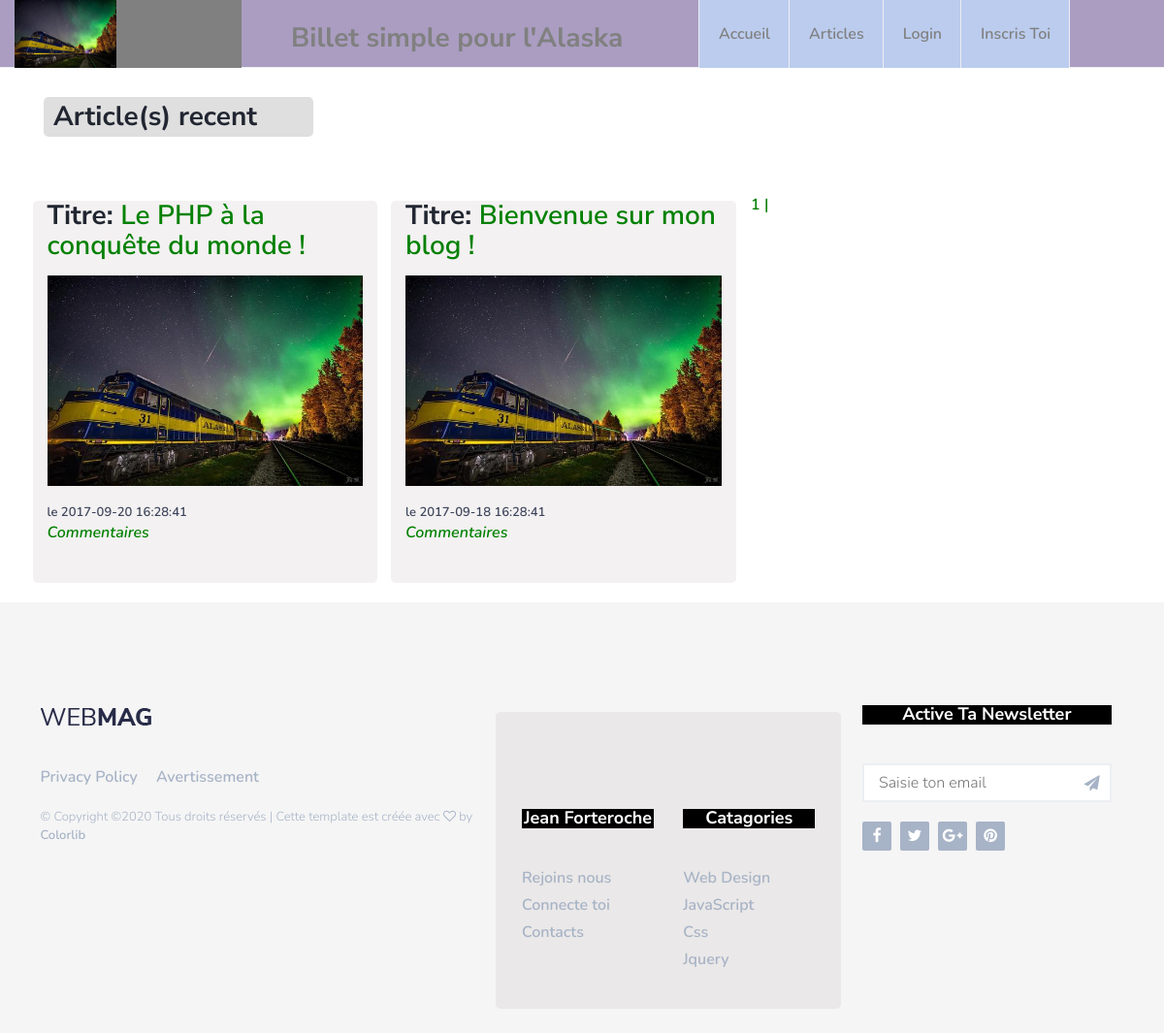
Page /listPosts on the committed database.
### tables this page shows
CREATE TABLE `posts` (
  `id` int(11) NOT NULL,
  `titre` varchar(255) NOT NULL,
  `contenu` text NOT NULL,
  `creation_date` datetime NOT NULL
);

### controllers/Frontend.php (called while the page is built, shortened)
<?php
class Frontend{
    public function listPosts($page = null){
      $this->postManager = new PostManager();
      $pagination = new Pagination(3);
      $pagesTotal = $pagination->totalPages($this->postManager->countPosts());
      $posts = $this->postManager->getPosts($pagination->getItemPerPage(), $pagination->getStartIndex());
       require('view/frontend/listPostsView.php');
  }
}
?>

### config/Router.php (called while the page is built)
<?php
class  Router{
    public function routeReq(){
        $getroutes = new GetRoutes;
    }
}
?>

### index.php (called while the page is built, shortened)
<?php
$router = new Router();
$router->routeReq();
?>

### models/PostManager.php (called while the page is built, shortened)
<?php
    class PostManager
    {
        public function countPosts()
        {
            $db = $this->dbConnect();
            $rek = $db->prepare('SELECT COUNT(*)as count FROM posts');
            $rek->execute(array());
            $pagesTotal = $rek->fetchColumn();
            return $pagesTotal;
        }
        public function getPosts($itemNumber, $start)
        {
            $db = $this->dbConnect();
            $req = $db->query('SELECT * FROM posts ORDER BY creation_date DESC LIMIT '.$start.','.$itemNumber);
            $posts = $req->fetchAll();
            return $posts;
        }
        private function dbConnect()
        {
            try{
                $db = new PDO('mysql:host=localhost;dbname=monBlog;charset=utf8', 'root', 'root');
                $db->setAttribute(PDO::ATTR_ERRMODE, PDO::ERRMODE_EXCEPTION);
                $db->setAttribute(PDO::ATTR_DEFAULT_FETCH_MODE, PDO::FETCH_ASSOC);
            }
            catch(PDOException $e){
                die("Error!: " . $e->getMessage() . "<br/>");
            }
            return $db;
        }
}

### config/Pagination.php (called while the page is built, shortened)
<?php
class Pagination
{
	public function __construct($itemPerPage){
		$this->itemPerPage = $itemPerPage;
	}
	public function totalPages($countItem){
		$pagesTotal = ceil($countItem/$this->itemPerPage);
		return $pagesTotal;
	}
}
?>

### view/frontend/listPostsView.php (the view, shortened to what this page needs)
<div class="section">
    <div class="container">
        <div class="col-md-12">
            <h2>Article(s) recent</h2>
        </div>
                <div class="row">
                    <?php foreach($posts as $posts){ ?>
                <div class="col-md-4">
                    <h2>Titre: <a href="<?= MON_SITE ?>post/<?= $posts['id'] ?>"><?= htmlspecialchars($posts['titre']) ?></a>
                    </h2>
                    <div class="post">
                        <a class="post-img" href="<?= MON_SITE ?>post/<?= $posts['id'] ?>"><img src="<?=MON_SITE?>public/img/train.jpg" alt=""></a>
                        <div class="post-body">
                            <div class="post-meta">
                                <span class="post-date"><time>le <?= $posts['creation_date'] ?></time></span><br>
                            <em><a href="<?= MON_SITE ?>post/<?= $posts['id'] ?>">Commentaires</a></em>
                        </div>
                    </div>
                </div>
        </div>
            <?php } ?>
                    <div id="pagination">
                            <?php
                                for($i = 1; $i <= $pagesTotal; $i++){
                                    echo'<a href="'.MON_SITE.'listPosts/'.$i.'">&nbsp;&nbsp;'.$i.'&nbsp;|</a>';
                                }
                            ?>
                    </div>
                </div>
            </div>
        </div>
        <?php $content = ob_get_clean(); ?>
<?php require('template.php'); ?>

### config/GetRoutes.php (shortened to what this page needs)
<?php
class GetRoutes{
	public function __construct(){
 		try{
            if($_SERVER['REQUEST_URI']){
                $url = explode("/", filter_var($_SERVER['REQUEST_URI'],FILTER_SANITIZE_URL));
            $routes = $this->getAllRoutes();
            if(isset($routes) && $routes){
                $explodeRoute = explode('/', $routes[$url[2]]);
                $this->_Controllers = new $explodeRoute[0];
                $function = $explodeRoute[1];
                if(isset($explodeRoute[2]) && $explodeRoute[2] =='$id'){
                    $this->_Controllers->$function($id);
                }
                else{
                    $this->_Controllers->$function();
                }
            }
            elseif($routes = Frontend($url)){
              $this->_Controllers = new Frontend($url);
                require_once ('controllers/Frontend.php');
            }
            else{
              $this->_Controllers = new Backend($url);
                require_once ('controllers/Backend.php');
            }
        }
    }
        catch(\Exception $e) {
            $errorMessage = $e->getMessage();
            echo $errorMessage;
        }
  	}
    public function getAllRoutes(){
        $routes['']                 = 'Frontend/accueil';
        $routes['accueil']          = 'Frontend/accueil';
        $routes['listPosts']        = 'Frontend/listPosts';
        $routes['loginView']        = 'Frontend/loginView';
        $routes['registerView']     = 'Frontend/registerView';
        $routes['createPostView']   = 'Frontend/createPostView';
        $routes['createPost']       = 'Frontend/createPost';
        $routes['createLogView']    = 'Frontend/createLogView';
        $routes['post']             = 'Frontend/post/$id';
        $routes['editPost']         = 'Frontend/editPost/$post';
        $routes['editPostView']     = 'Frontend/editPostView/$id';
        $routes['addComment']       = 'Frontend/addComment/$id';
        $routes['adminPage']            = 'Backend/adminPage';
        $routes['alertAdmin']           = 'Backend/alertAdmin';
        $routes['postAdmin']            = 'Backend/postAdmin';
        $routes['suppMembre']           = 'Backend/suppMembre';
        $routes['alertComment']         = 'Backend/alertComment';
        $routes['alertCom']             = 'Backend/alertCom/$id';
        $routes['okComment']            = 'Backend/okComment';
        $routes['suppComment']          = 'Backend/suppComment';
        $routes['commentAdmin']         = 'Backend/commentAdmin';
        $routes['createForgotPass']     = 'Backend/createForgotPass';
        $routes['Login']                = 'Backend/Login';
        $routes['register']             = 'Backend/register';
        $routes['deconnexionView']      = 'Backend/deconnexionView';
        return $routes;
    }
}
?>

### view/frontend/template.php (shortened to what this page needs)
<!DOCTYPE html>
<html lang="en">
	<head>
		<link type="text/css" rel="stylesheet" href="<?= MON_SITE ?>public/templateCSS/css/bootstrap.min.css"/>
		<link rel="stylesheet" href="<?= MON_SITE ?>public/templateCSS/css/font-awesome.min.css">
		<link type="text/css" rel="stylesheet" href="<?= MON_SITE ?>public/templateCSS/css/style.css"/>
    </head>
	<body>
		<header id="header">
			<div id="nav">
				<div id="nav-fixed">
					<div class="container">
						<div class="nav-logo">
							<a href="<?= MON_SITE ?>accueil" class="logo"><img src="<?= MON_SITE ?>public/img/train.jpg"></a>
						</div><h2>Billet simple pour l'Alaska</h2>
						<ul class="nav-menu nav navbar-nav">
							<li><a href="<?= MON_SITE ?>accueil">Accueil</a></li>
							<li><a href="<?= MON_SITE ?>listPosts">Articles</a></li>
							<?php if(isset($_SESSION['userType'])):?>
							<?php else: ?>
								 <li id="loginLine"><a href="<?= MON_SITE ?>loginView">Login</a></li>
								  	  <li><a href="<?= MON_SITE ?>registerView">Inscris toi</a></li>
							<?php endif; ?>
						</ul>
					</div>
				</div>
		</header>
		 <?= $content ?>
		<footer id="footer">
			<div class="container">
				<div class="row">
					<div class="col-md-5">
						<div class="footer-widget">
							<div class="footer-logo">
								<a href="index.html" class="logo"><img src="./img/logo.png" alt=""></a>
							</div>
							<ul class="footer-nav">
								<li><a href="#">Privacy Policy</a></li>
								<li><a href="#">Avertissement</a></li>
							</ul>
							<div class="footer-copyright">
								<span>&copy;
									Copyright &copy;<script>document.write(new Date().getFullYear());</script> Tous droits réservés | Cette template est créée avec <i class="fa fa-heart-o" aria-hidden="true"></i> by
								<a href="https://colorlib.com" target="_blank">Colorlib</a>
							</span>
							</div>
						</div>
					</div>
					<div class="col-md-4">
						<div class="row">
							<div class="col-md-6">
								<div class="footer-widget">
									<h3 class="footer-title">Jean Forteroche</h3>
									<ul class="footer-links">
										<li><a href="about.html">Rejoins nous</a></li>
										<li><a href="#">Connecte toi</a></li>
										<li><a href="contact.html">Contacts</a></li>
									</ul>
								</div>
							</div>
							<div class="col-md-6">
								<div class="footer-widget">
									<h3 class="footer-title">Catagories</h3>
									<ul class="footer-links">
										<li><a href="category.html">Web Design</a></li>
										<li><a href="category.html">JavaScript</a></li>
										<li><a href="category.html">Css</a></li>
										<li><a href="category.html">Jquery</a></li>
									</ul>
								</div>
							</div>
						</div>
					</div>
					<div class="col-md-3">
						<div class="footer-widget">
							<h3 class="footer-title">Active ta Newsletter</h3>
							<div class="footer-newsletter">
								<form>
									<input class="input" type="email" name="newsletter" placeholder="Saisie ton email">
									<button class="newsletter-btn"><i class="fa fa-paper-plane"></i></button>
								</form>
							</div>
							<ul class="footer-social">
								<li><a href="#"><i class="fa fa-facebook"></i></a></li>
								<li><a href="#"><i class="fa fa-twitter"></i></a></li>
								<li><a href="#"><i class="fa fa-google-plus"></i></a></li>
								<li><a href="#"><i class="fa fa-pinterest"></i></a></li>
							</ul>
						</div>
					</div>
				</div>
			</div>
		</footer>
	</body>
</html>

### public/templateCSS/css/style.css (style rules this page uses)
body { font-family: 'Nunito', sans-serif; font-size: 16px; font-weight: 300; color: #3d455c; margin: 0; padding: 0; overflow-x: hidden; }
h1, h2, h3, h4, h5, h6 { font-family: 'Nunito Sans', sans-serif; font-weight: 700; color: #212631; margin: 0px 0px 15px; }
h2 { font-size: 28px; }
h3 { font-size: 23px; }
a { font-weight: 600; color: #212631; text-decoration: none; }
ul,ol { margin: 0; padding: 0; list-style: none }
.input { height: 40px; border: 2px solid #eceef2; width: 100%; padding: 0px 15px; -webkit-transition: 0.2s border; transition: 0.2s border; }
.section { padding-top: 40px; }
.col-md-12 h2 { width: 25%; position: relative; top: auto; left: 0px; border-radius: 5px; background-color: #1112; padding: 5px 0px 5px 10px; }
.col-md-4 { background-color: #5331; width: 31%; border-radius: 5px; margin:7px; margin-bottom: 20px; }
#nav { height: 60px; }
#nav:after { content: ""; position: fixed; left: 0; right: 0; bottom: 0; top: 0; background-color: rgba(33, 38, 49, 0.5); z-index: 90; opacity: 0; visibility: hidden; -webkit-transition: 0.2s all; transition: 0.2s all; }
#nav-fixed { position: fixed; left: 0; right: 0; top: 0; z-index: 90; background-color: #aa9dc1; -webkit-box-shadow: 0px -1px 0px 0px #eceef2 inset; box-shadow: 0px -1px 0px 0px #eceef2 inset; }
#nav .container { width: 100%; position: relative; }
.nav-logo { float:left; }
.nav-logo .logo { line-height: 40px; display:inline-block; }
.nav-logo .logo > img { width: 100%; max-height: 70px; position: relative; left: 0px; }
.nav-logo { width: 20%; position:relative; top: 0px; max-height: 70px; background-color: grey; }
#nav .container h2 { width: 100%; position: absolute; left: 25%; color:grey; padding: 2% 0% 2% 0%; }
.nav-menu { position: absolute; left: 60%; background-color: #bcef; }
.nav-menu li a { position: relative; padding: 25px 20px; text-transform: capitalize; -webkit-box-shadow: -1px 0px 0px 0px #eceef2 inset; box-shadow: -1px 0px 0px 0px #eceef2 inset; -webkit-transition: 0.2s color; transition: 0.2s color; color: grey; }
.nav-menu li:first-child a { border-left: 1px solid #eceef2; }
.nav-menu li a:after { content: ''; position: absolute; left: 0; right: 0; bottom: 0px; width: 100%; height: 4px; -webkit-transition: 0.2s width; transition: 0.2s width; }
h1, h3 { text-align:center; }
h3 { background-color:black; color:white; font-size:0.9em; margin-bottom:0px; }
a { text-decoration: none; color: green; }
.row { display: flex; flex-wrap: wrap; margin-top: 100px; margin-right: -0.35rem; margin-left: -0.35rem; }
.post { position: relative; margin-bottom: 40px; }
.post .post-img { display: block; -webkit-transition: 0.2s opacity; transition: 0.2s opacity; }
.post .post-img > img { width: 100%; }
.post .post-meta { position: relative; margin-top: 15px; margin-bottom: 10px; }
.post-meta .post-date { font-size: 13px; font-weight: 600; }
#pagination { width: auto; height: auto; position: relative; top: 0px; margin-bottom: 30px; left: 0px; }
#footer { width: 100%; position: relative; margin-top: auto; left: 0px; padding: 5px; background-color: rgb(245 245 245); }
#footer .container { padding-top: 0px; border-top: 1px solid #F4f4f9; }
.footer-widget { margin-bottom: 40px; }
.footer-widget .footer-title { margin-bottom: 40px; text-transform: capitalize; font-size: 18px; }
.footer-widget a { color: #a7b3c6; -webkit-transition: 0.2s color; transition: 0.2s color; }
.footer-logo { margin-bottom: 40px; }
.footer-nav li { display: inline-block; margin-right: 15px; }
.footer-links li + li { margin-top: 5px; }
.footer-copyright { margin-top: 20px; color: #a7b3c6; font-size: 13px; }
.footer-newsletter form { position: relative; }
.footer-newsletter form > input.input { padding-right: 55px; }
.footer-newsletter form > .newsletter-btn { position: absolute; top: 0; right: 0; height: 40px; line-height: 40px; width: 40px; text-align: center; color: #a7b3c6; background: transparent; border: none; border-radius: 0px 2px 2px 0px; -webkit-transition: 0.2s opacity; transition: 0.2s opacity; }
.footer-social { margin-top: 20px; }
.footer-social li { display: inline-block; margin-right: 5px; }
.footer-social li > a { display: block; width: 30px; height: 30px; line-height: 30px; text-align: center; background-color: #a7b3c6; color: #FFF; border-radius: 2px; -webkit-transition: 0.2s opacity; transition: 0.2s opacity; }

### rows in the picture
posts: titre "Le PHP à la conquête du monde !", creation_date "2017-09-20 16:28:41"
posts: titre "Bienvenue sur mon blog !", creation_date "2017-09-18 16:28:41"
